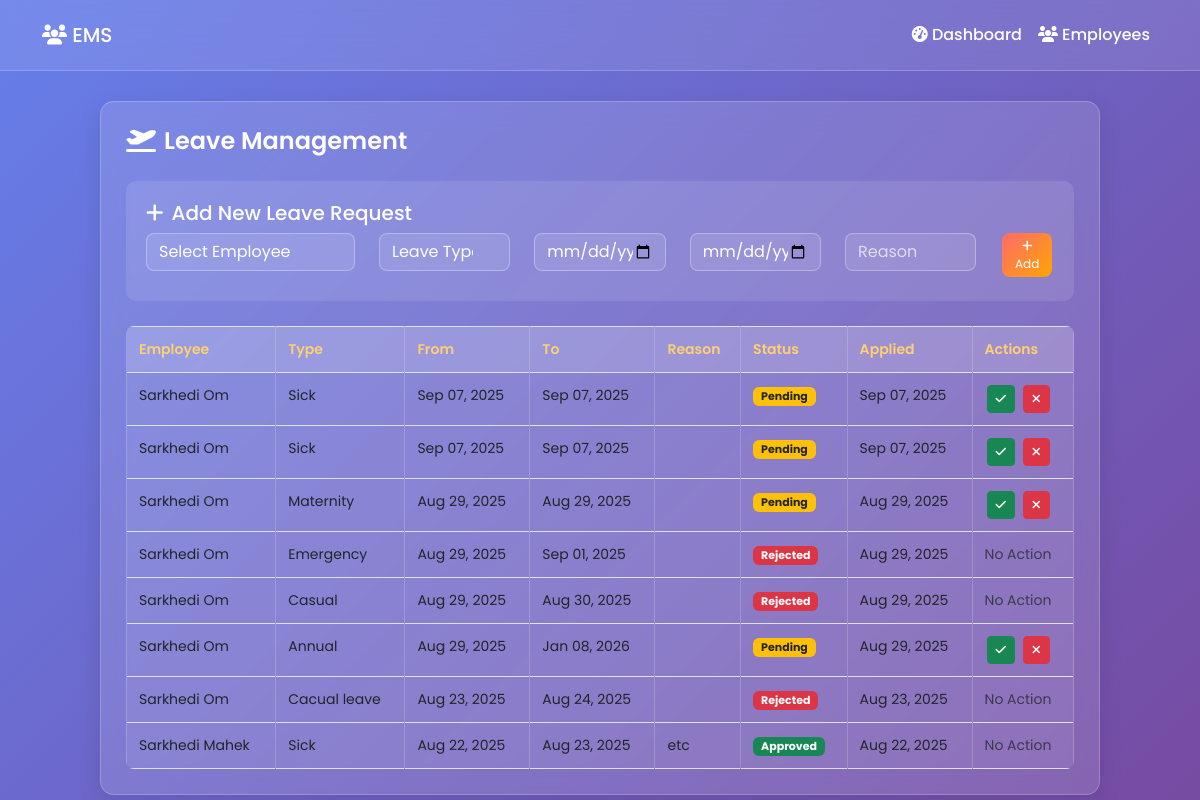
Screenshot of /admin/leaves.php with the database file from the repository.
### tables this page shows
CREATE TABLE `leave_requests` (
  `id` int(11) NOT NULL,
  `employee_id` int(11) NOT NULL,
  `leave_type` varchar(50) NOT NULL,
  `start_date` date NOT NULL,
  `end_date` date NOT NULL,
  `reason` text DEFAULT NULL,
  `status` enum('Pending','Approved','Rejected') DEFAULT 'Pending',
  `applied_date` date DEFAULT curdate(),
  `approved_by` int(11) DEFAULT NULL,
  `approved_date` timestamp NULL DEFAULT NULL,
  `created_at` timestamp NOT NULL DEFAULT current_timestamp()
);

CREATE TABLE `employees` (
  `id` int(11) NOT NULL,
  `user_id` int(11) NOT NULL,
  `full_name` varchar(100) NOT NULL,
  `email` varchar(100) DEFAULT NULL,
  `phone` varchar(20) DEFAULT NULL,
  `department` varchar(50) DEFAULT NULL,
  `salary` decimal(10,2) NOT NULL,
  `position` varchar(50) DEFAULT NULL,
  `join_date` date DEFAULT NULL,
  `created_at` timestamp NOT NULL DEFAULT current_timestamp()
);

### admin/leaves.php (the view, shortened to what this page needs)
<!DOCTYPE html>
<html lang="en">
<head>
<link href="https://cdnjs.cloudflare.com/ajax/libs/bootstrap/5.3.0/css/bootstrap.min.css" rel="stylesheet">
<link href="https://cdnjs.cloudflare.com/ajax/libs/font-awesome/6.4.0/css/all.min.css" rel="stylesheet">
</head>
<body>
<?php
$servername = "localhost";
$username = "root";
$password = "";
$dbname = "ems";
try {
    $conn = new PDO("mysql:host=$servername;dbname=$dbname", $username, $password);
    $conn->setAttribute(PDO::ATTR_ERRMODE, PDO::ERRMODE_EXCEPTION);
    $sql = "SELECT lr.*, e.full_name as employee_name
            FROM leave_requests lr
            LEFT JOIN employees e ON lr.employee_id = e.id
            ORDER BY lr.created_at DESC";
    $leaves = $conn->query($sql)->fetchAll(PDO::FETCH_ASSOC);
} catch(PDOException $e) {
    $message = "Database Error: " . $e->getMessage();
    $message_type = "danger";
}
?>
<nav class="navbar navbar-expand-lg">
<div class="container">
  <a class="navbar-brand" href="../index.php"><i class="fas fa-users"></i> EMS</a>
  <div class="collapse navbar-collapse" id="navbarNav">
    <ul class="navbar-nav ms-auto">
      <li class="nav-item"><a class="nav-link" href="dashboard.php"><i class="fas fa-tachometer-alt"></i> Dashboard</a></li>
      <li class="nav-item"><a class="nav-link" href="employees.php"><i class="fas fa-users"></i> Employees</a></li>
    </ul>
  </div>
</div>
</nav>
<div class="container mt-4">
<div class="container-main">
    <h2><i class="fas fa-plane-departure me-2"></i>Leave Management </h2>
    <div class="add-form">
        <h5><i class="fas fa-plus me-2"></i>Add New Leave Request</h5>
        <form method="POST">
            <div class="row">
                <div class="col-md-3">
                    <select name="employee_id" class="form-select" required>
                        <option value="">Select Employee</option>
                    </select>
                </div>
                <div class="col-md-2">
                    <select name="leave_type" class="form-select" required>
                        <option value="">Leave Type</option>
                    </select>
                </div>
                <div class="col-md-2">
                    <input type="date" name="start_date" class="form-control" required>
                </div>
                <div class="col-md-2">
                    <input type="date" name="end_date" class="form-control" required>
                </div>
                <div class="col-md-2">
                    <input type="text" name="reason" class="form-control" placeholder="Reason" required>
                </div>
                <div class="col-md-1">
                    <button type="submit" name="add_leave" class="btn btn-primary btn-sm">
                        <i class="fas fa-plus"></i> Add
                    </button>
                </div>
            </div>
        </form>
    </div>
    <table class="table table-bordered table-hover">
        <thead>
        <tr>
            <th>Employee</th>
            <th>Type</th>
            <th>From</th>
            <th>To</th>
            <th>Reason</th>
            <th>Status</th>
            <th>Applied</th>
            <th>Actions</th>
        </tr>
        </thead>
        <tbody>
        <?php if (empty($leaves)): ?>
        <tr>
            <td colspan="8" class="text-center">No leave requests found</td>
        </tr>
        <?php else: ?>
        <?php foreach($leaves as $leave): ?>
        <tr>
            <td><?php echo htmlspecialchars($leave['employee_name'] ?? 'Unknown Employee'); ?></td>
            <td><?php echo htmlspecialchars($leave['leave_type']); ?></td>
            <td><?php echo date('M d, Y', strtotime($leave['start_date'])); ?></td>
            <td><?php echo date('M d, Y', strtotime($leave['end_date'])); ?></td>
            <td><?php echo htmlspecialchars($leave['reason'] ?? ''); ?></td>
            <td>
                <?php
                $status = $leave['status'];
                $badge_class = 'bg-warning text-dark';
                if ($status == 'Approved') $badge_class = 'bg-success';
                if ($status == 'Rejected') $badge_class = 'bg-danger';
                ?>
                <span class="badge <?php echo $badge_class; ?>"><?php echo $status; ?></span>
            </td>
            <td><?php echo date('M d, Y', strtotime($leave['applied_date'] ?? $leave['created_at'])); ?></td>
            <td>
                <?php if ($leave['status'] == 'Pending'): ?>
                <form method="POST" class="d-inline">
                    <button type="submit" name="action" value="approve" class="btn btn-sm btn-success" title="Approve">
                        <i class="fas fa-check"></i>
                    </button>
                    <button type="submit" name="action" value="reject" class="btn btn-sm btn-danger" title="Reject">
                        <i class="fas fa-times"></i>
                    </button>
                </form>
                <?php else: ?>
                <span class="text-muted">No Action</span>
                <?php endif; ?>
            </td>
        </tr>
        <?php endforeach; ?>
        <?php endif; ?>
        </tbody>
    </table>
</div>
</div>
</body>
</html>

### admin/leaves.php (style rules this page uses)
body { font-family: 'Poppins', sans-serif; background: linear-gradient(135deg, #667eea 0%, #764ba2 100%); min-height: 100vh; margin: 0; }
.navbar { background: rgba(255, 255, 255, 0.1) !important; backdrop-filter: blur(20px); border-bottom: 1px solid rgba(255, 255, 255, 0.2); padding: 15px 0; }
.navbar-brand, .nav-link { color: white !important; font-weight: 500; }
.container-main { background: rgba(255, 255, 255, 0.13); backdrop-filter: blur(13px); border: 1px solid rgba(255,255,255,0.20); border-radius: 14px; padding: 25px; margin: 30px auto; color: white; max-width: 1000px; box-shadow: 0 8px 25px rgba(0,0,0,0.1); }
h2 { color: white; font-weight: 600; margin-bottom: 25px; font-size: 24px; }
.table { color: white; background: rgba(255, 255, 255, 0.07); border-radius: 8px; overflow: hidden; margin-bottom: 0; }
.table th, .table td { background: transparent !important; border-color: rgba(255, 255, 255, 0.18) !important; padding: 12px; font-size: 14px; }
.table th { font-weight: 600; background: rgba(255,255,255,0.15) !important; color: #ffd071; }
.table tbody tr { transition: background 0.2s; }
.btn-sm { padding: 4px 8px; font-size: 12px; margin: 0 2px; }
.badge { font-size: 11px; padding: 4px 8px; }
.add-form { background: rgba(255, 255, 255, 0.1); border-radius: 10px; padding: 20px; margin-bottom: 25px; }
.form-control, .form-select { background: rgba(255, 255, 255, 0.1); border: 1px solid rgba(255, 255, 255, 0.3); color: white; border-radius: 8px; margin-bottom: 10px; }
.form-control::placeholder { color: rgba(255, 255, 255, 0.7); }
.form-select option { background: #333; color: white; }
.btn-primary { background: linear-gradient(135deg, #ff6b6b, #ffa500); border: none; border-radius: 8px; transition: all 0.3s ease; }

### rows the page displays
leave_requests: employee.full_name "Sarkhedi Om", leave_type "Sick", start_date "Sep 07, 2025", end_date "Sep 07, 2025", status "Pending", applied_date "Sep 07, 2025"
leave_requests: employee.full_name "Sarkhedi Om", leave_type "Sick", start_date "Sep 07, 2025", end_date "Sep 07, 2025", status "Pending", applied_date "Sep 07, 2025"
leave_requests: employee.full_name "Sarkhedi Om", leave_type "Maternity", start_date "Aug 29, 2025", end_date "Aug 29, 2025", status "Pending", applied_date "Aug 29, 2025"
leave_requests: employee.full_name "Sarkhedi Om", leave_type "Emergency", start_date "Aug 29, 2025", end_date "Sep 01, 2025", status "Rejected", applied_date "Aug 29, 2025", shows "No Action"
leave_requests: employee.full_name "Sarkhedi Om", leave_type "Casual", start_date "Aug 29, 2025", end_date "Aug 30, 2025", status "Rejected", applied_date "Aug 29, 2025", shows "No Action"
leave_requests: employee.full_name "Sarkhedi Om", leave_type "Annual", start_date "Aug 29, 2025", end_date "Jan 08, 2026", status "Pending", applied_date "Aug 29, 2025"
leave_requests: employee.full_name "Sarkhedi Om", leave_type "Cacual leave", start_date "Aug 23, 2025", end_date "Aug 24, 2025", status "Rejected", applied_date "Aug 23, 2025", shows "No Action"
leave_requests: employee.full_name "Sarkhedi Mahek", leave_type "Sick", start_date "Aug 22, 2025", end_date "Aug 23, 2025", reason "etc", status "Approved", applied_date "Aug 22, 2025", shows "No Action"
